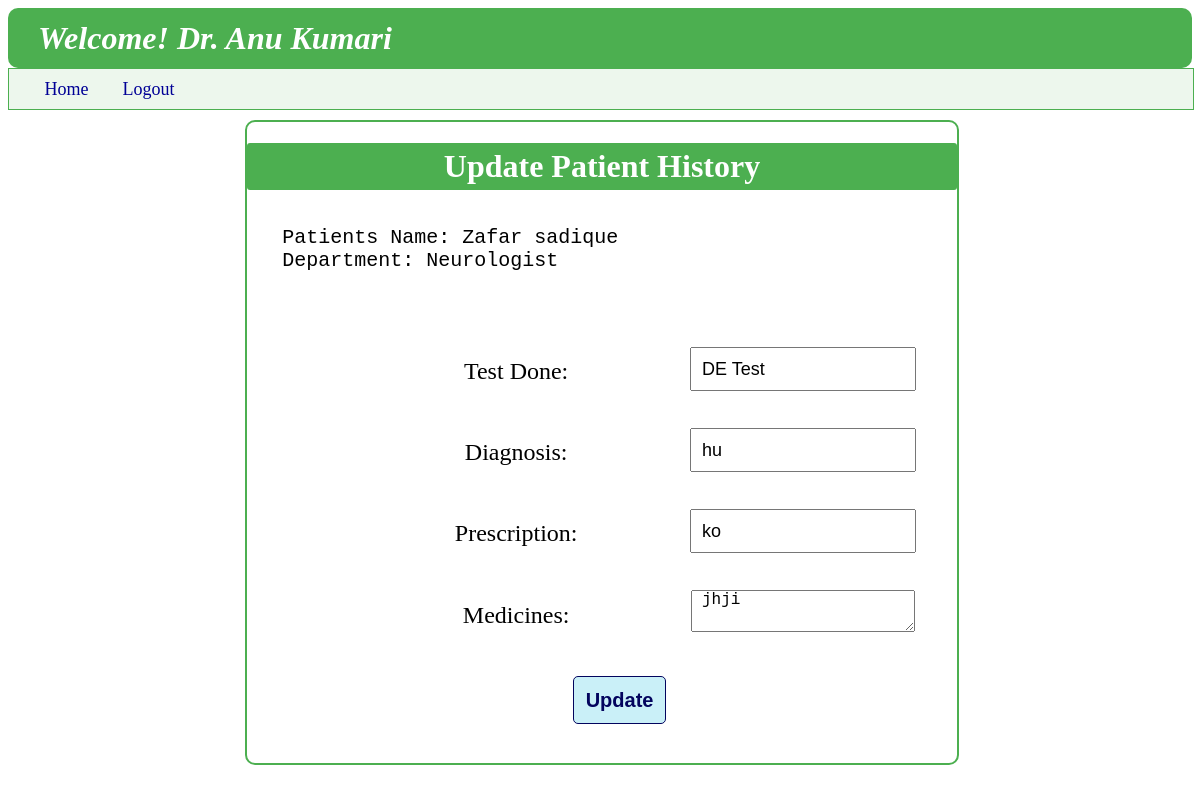
The app's page /apppointment_update/1, older data.
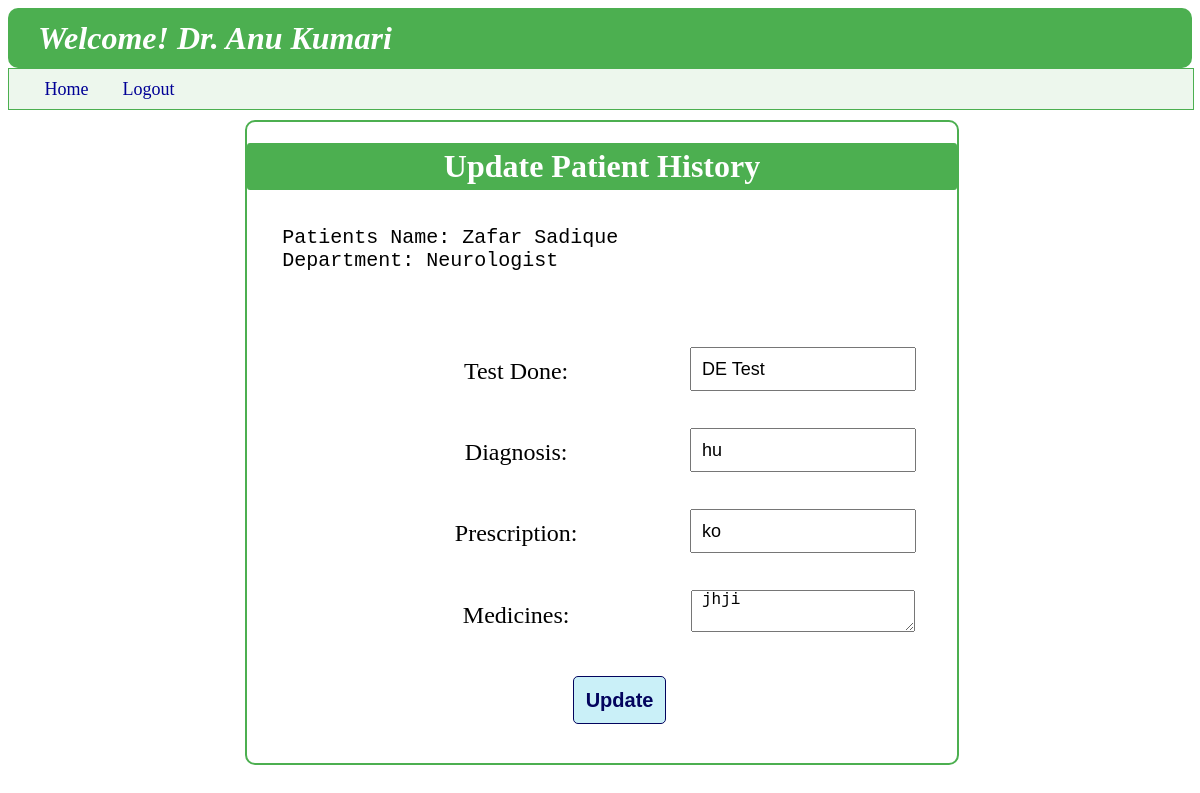
The same page, newer data.
### backend/models.py (models this page shows)
class User_Info(db.Model):
    __tablename__ = "user_info"
    id=db.Column(db.Integer,primary_key=True,autoincrement=True)
    full_name=db.Column(db.String,nullable=False)
    email=db.Column(db.String,unique=True,nullable=False)
    password=db.Column(db.String,nullable=False)
    role=db.Column(db.Integer,default=1)
    is_blacklist=db.Column(db.Integer,default=0)
    appointments=db.relationship("Appointments",cascade="all,delete",backref="user_info",lazy=True)

### backend/controllers.py (the view, shortened to what this page needs)
@app.route("/apppointment_update/<appoin_id>", methods=["GET", "POST"])
def apppointment_update(appoin_id):
    a_p=Appointments.query.filter(Appointments.id==appoin_id).first()
    d_id=a_p.doctor_id
    name=u_get(d_id,"name","doctor")
    return render_template("doct_update_patient_hist.html",appointment=a_p,d_id=d_id,doct_id=d_id,usern=name)

### backend/controllers.py (called while the page is built)
def u_get(u_id, operation,who_m):
    u = User_Info.query.filter_by(id=u_id,role=1).first()
    d = Doctor_Info.query.filter_by(id=u_id).first()
    if who_m=="doctor" and d:
        if operation == "name":
            return d.full_name
        elif operation == "email":
            return d.email
    elif who_m=="user" and u:
        if operation == "name":
            return u.full_name
        elif operation == "email":
            return u.email
    return "No name"

### templates/doct_update_patient_hist.html
{%extends "doctor_layout.html"%}
{%block content%}
    <div class="login_panel" style="border-color: rgb(76, 175, 80);">
        <h1 style="text-align: center; font-weight: bold; background-color: rgb(76, 175, 80); color: white; border-radius: 3px; padding: 5px; ">Update Patient History</h1>
        {%if appointment%}
        <pre style="margin: 5%; font-size: x-large;">
Patients Name: {{appointment.user_info.full_name}}
Department: {{appointment.doctor_info.department.specialization}}
        </pre>
        <form action="{{url_for('apppointment_update',appoin_id=appointment.id)}}" method="POST" class="form_style">
            <table>
                <tr>
                    <td><label for="test_done"  style=" margin-bottom: 1%; font-size:x-large;">Test Done:</label></td>
                    <td><input type="text" id="test_done" name="test_done" class="input_form" value="{{ appointment.test_done or '' }}"></td>
                </tr>
                <tr>
                    <td><label for="diagnosis"  style=" margin-bottom: 1%; font-size:x-large;">Diagnosis:</label></td>
                    <td><input type="text" id="diagnosis" name="diagnosis" class="input_form" value="{{ appointment.diagnosis or '' }}"></td>
                </tr>
                <tr>
                    <td><label for="prescription"  style=" margin-bottom: 1%; font-size:x-large;">Prescription:</label></td>
                    <td><input type="text" id="prescription" name="prescription" class="input_form" value="{{ appointment.prescription or '' }}"></td>
                </tr>
                <tr>
                    <td><label for="medicines"  style=" margin-bottom: 1%; font-size:x-large;">Medicines:</label></td>
                    <td><textarea id="medicines" name="medicines" class="input_form" placeholder="Enter All Medicines">{{ appointment.medicines or '' }}</textarea></td>
                </tr>
            </table>
            <br>
            <div>
                <button type="submit" class="Centre_button">Update</button>
            </div>
        </form>
        {%else%}
        <h3>This appointment doesn't exist</h3>
        {%endif%}
    </div>
{%endblock%}

Row changes from the older to the newer data that the page shows:
changed User_Info: user_info.full_name "Zafar sadique" → "Zafar Sadique"
